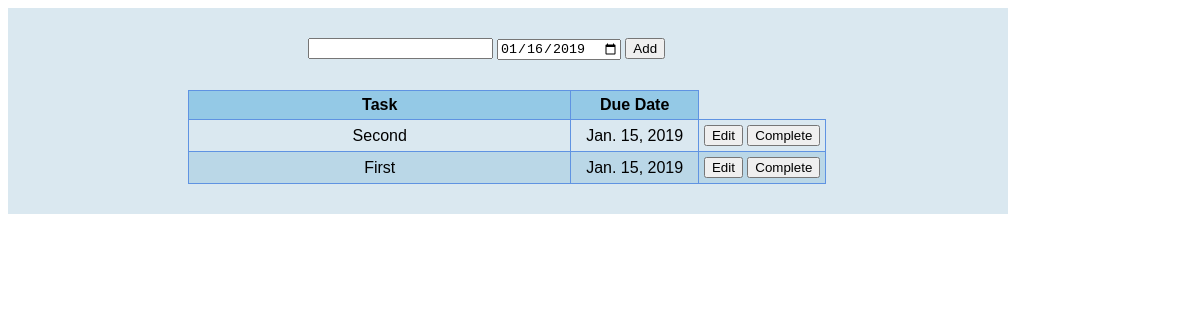
Before: / with the older database file.
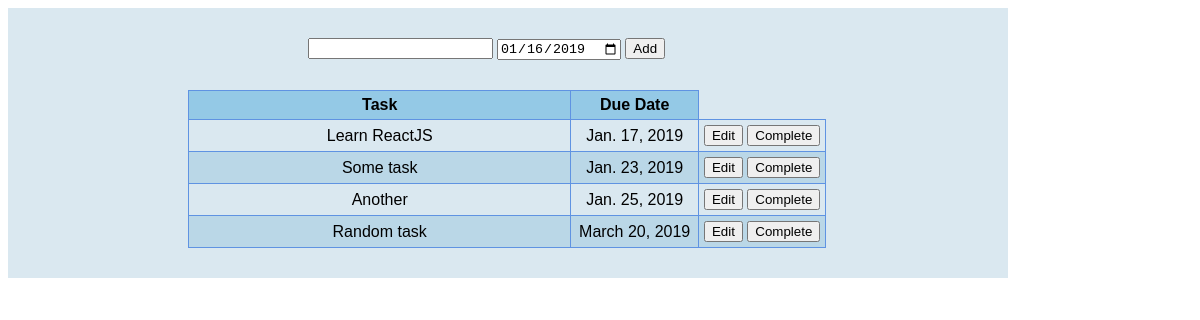
After: the same page with the newer database file.
### todo/models.py (models this page shows, shortened)
class Todo(models.Model):
    title = models.CharField(max_length = 250)
    created = models.DateField(default=timezone.now().strftime("%Y-%m-%d"))
    due_date = models.DateField(default=timezone.now().strftime("%Y-%m-%d"))
    class Meta:
        ordering = ["due_date"]

### todo/views.py (the view)
# urls.py: path('', views.index, name='index'),
def index(request):
    todos = Todo.objects.all()
    return render(request, 'todo/index.html', {'todos': todos,})

### todo/templates/todo/index.html (shortened to what this page needs)
<!DOCTYPE html>
<html>
    <head>
    {% load static %}
    <link rel="stylesheet" type="text/css" href="{% static 'todo/style.css' %}">
    </head>
    <body>
        <div class="body">
        <form method="post" id="todoForm">
            <div class="formStyle">
                <input type="text" required="" name="title" id="title" maxlength="250">
                <input type="date" name="date" id="dueDate">
                <button class="add" class="add" value="Add" type="submit">Add</button>
                <br>
            </div>
            <div class="table">
                <table>
                    <tr class="tableHead">
                        <th>Task</th>
                        <th>Due Date</th>
                    </tr>
                    {% for todo in todos %}
                    <tr class="tableBody">
                        <td>{{todo.title}}</td>
                        <td class="date">{{todo.due_date}}</td>
                        <td class="btns">
                        <button type="submit" data-id="{{todo.id}}" formnovalidate="" class="edit">Edit</button>
                        <button type="button" data-id="{{todo.id}}" formnovalidate="" class="delete" >Complete</button>
                        </td>
                    </tr>
                    {% endfor %}
                </table>
            </div>
        </form>
    </body>
</html>

### todo/static/todo/style.css (style rules this page uses)
table { font-family: arial, sans-serif; border-collapse: collapse; }
.btns { width: 20%; }
.date { width: 20%; text-align: center; }
td, th { border: 1px solid #5f93e2; text-align: center; padding: 5px; }
.tableBody:nth-child(odd) { background: rgb(186, 215, 231); }
.body { width: 1000px; }
.tableHead { background: rgb(148, 201, 230); }
.formStyle { padding: 30px 0px 30px 300px; background-color: rgb(218, 232, 240); }
.table { background-color: rgb(218, 232, 240); padding: 0px 0px 30px 180px; }

Changed rows visible on the page:
removed Todo: title "Second", due_date "Jan. 15, 2019"
removed Todo: title "First", due_date "Jan. 15, 2019"
added Todo: title "Learn ReactJS", due_date "Jan. 17, 2019"
added Todo: title "Some task", due_date "Jan. 23, 2019"
added Todo: title "Another", due_date "Jan. 25, 2019"
added Todo: title "Random task", due_date "March 20, 2019"
